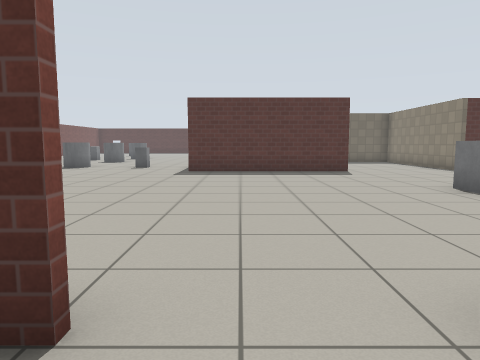
View 1 (above)

24 first-person views from a walk through a robot-simulator world made for Gazebo. The camera is 0.94 m above the floor, tilts 6° down and sees 70° across. The floor is counted in squares, 1 m on a side. Each view is taken from the middle of a square. On the plan, view 1 faces up. The plan holds only what a view shows up to about 12 squares ahead; the rest is blank. Gazebo's built-in surfaces are drawn with simple patterns.

View 2
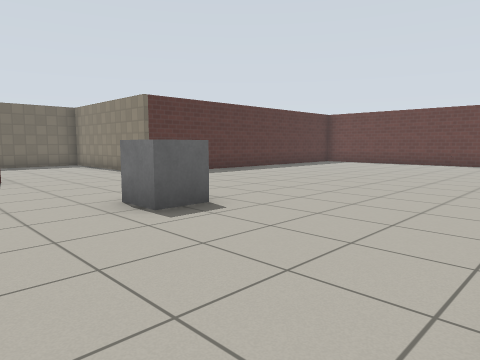

View 3
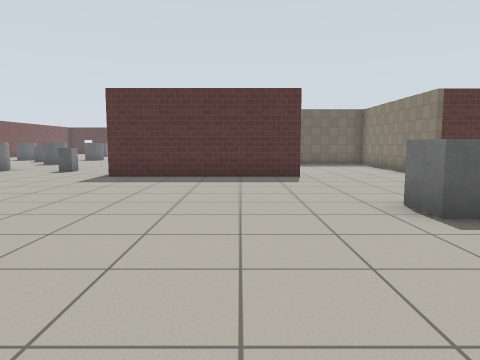

View 4
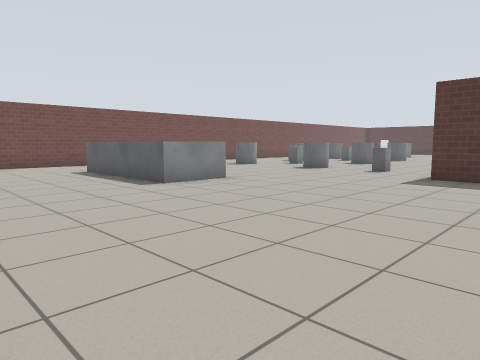

View 5
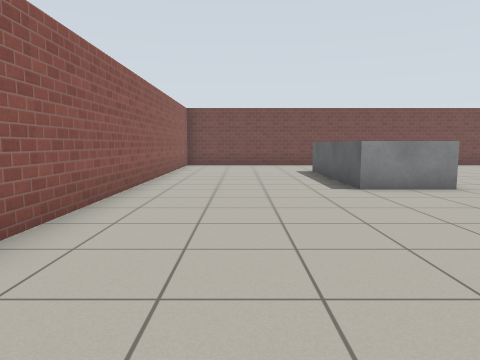

View 6
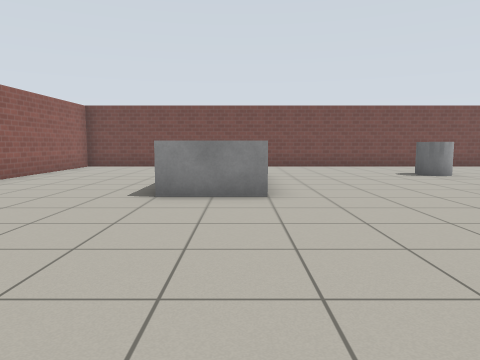

View 7
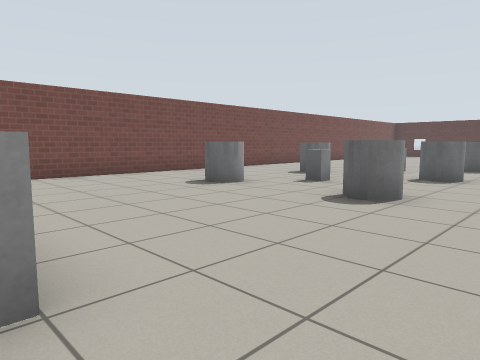

View 8
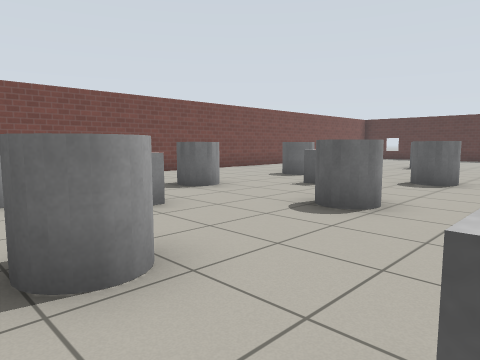

View 9
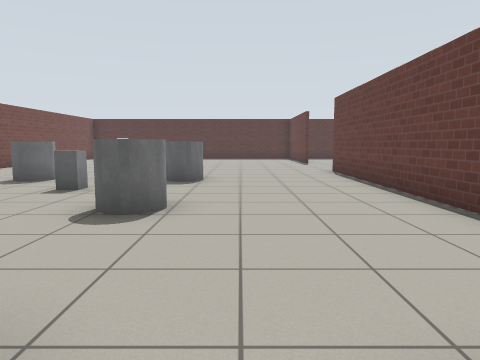

View 10
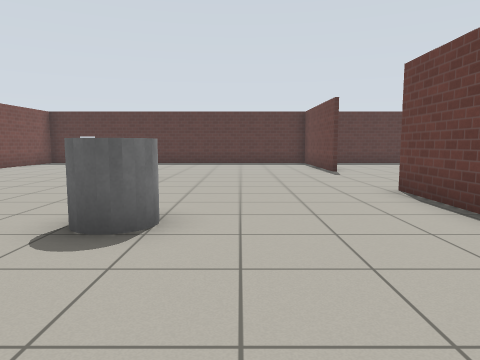

View 11
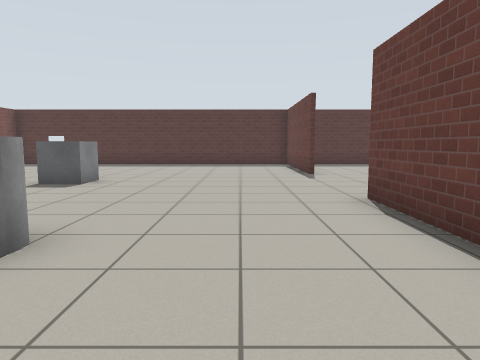

View 12
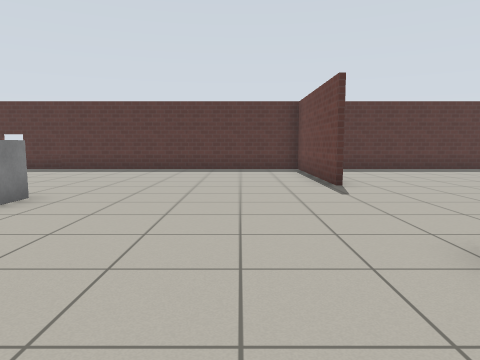

View 13
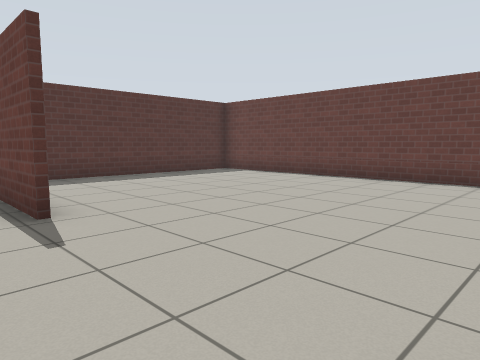

View 14
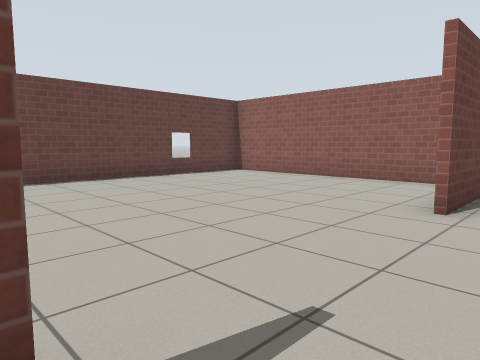

View 15
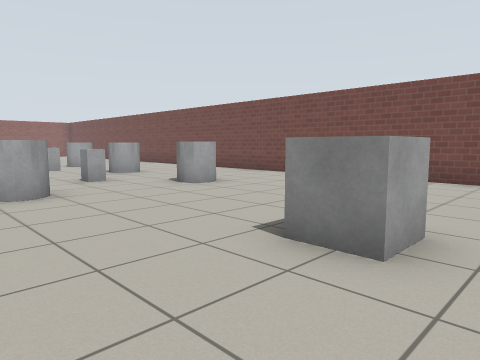

View 16
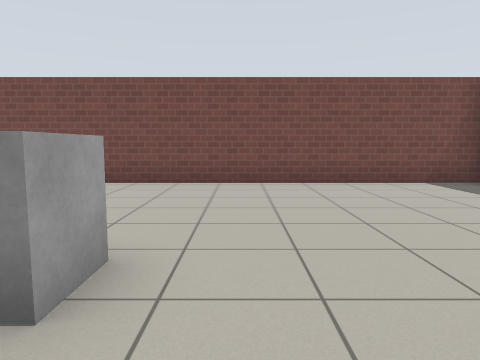

View 17
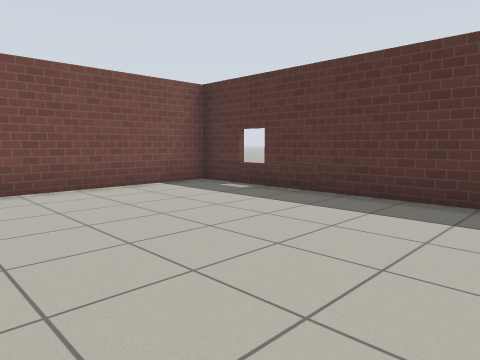

View 18
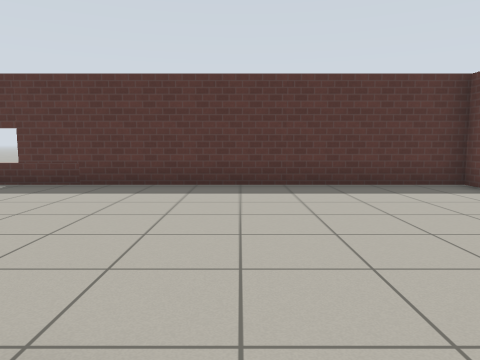

View 19
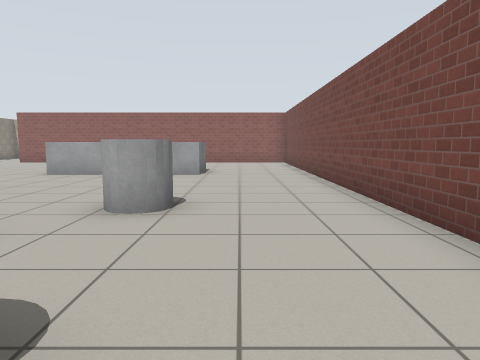

View 20
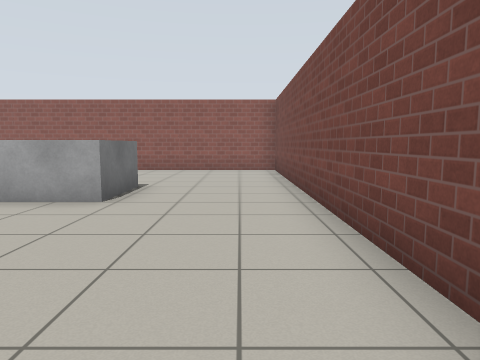

View 21
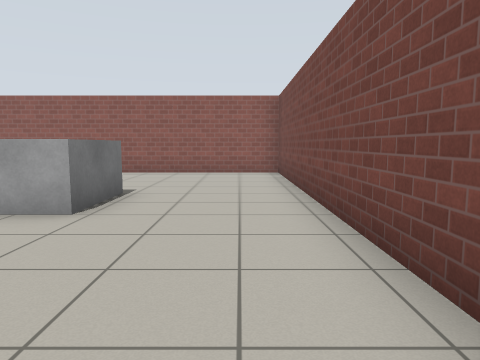

View 22
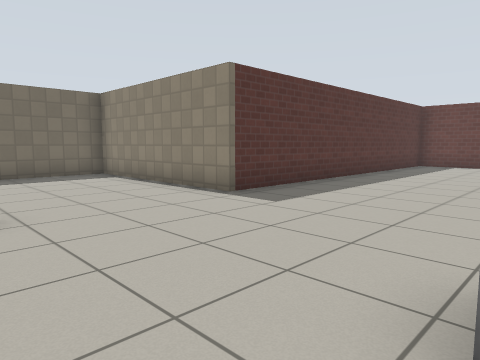

View 23
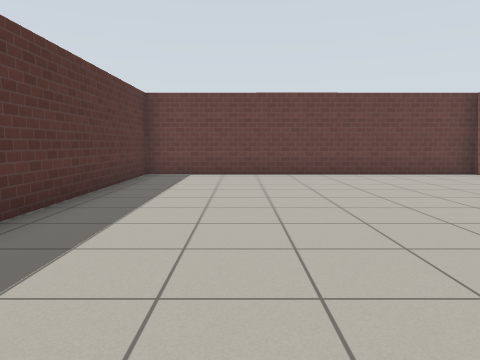

View 24
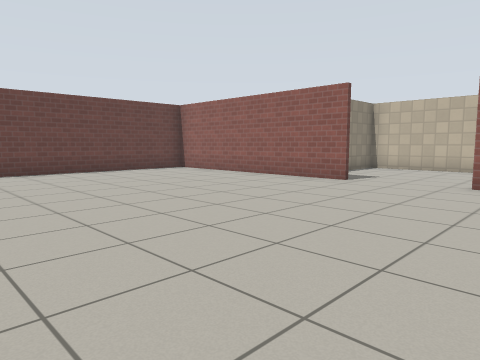

### Floor plan
Key: @ floor where view 1 was taken; # wall or solid block; . floor; D open door; B grey box; C grey cylinder.
Columns run from 15 left of view 1 to 19 right of it. Each row starts with its distance up from view 1.
 35 #######D############
 34 #............# ......
 33 #............#.......#
 32 #............#.......#
 31 #............#.......#
 30 #............#.......#
 29 #....................#
 28 #......B.............#
 27 #......B.............#
 26 #.. .................#
 25 # . .................#
 24 # ...........#.......#
 23 # ...........#.......#
 22 #...CC..CC...#.......#
 21 #............#########
 20 #.....B......#
 19 # ...........#
 18 # ..CC..CC...#      ####
 17 #............       ...#
 16 #.....B......       ...#
 15 #............      ....#
 14 #...CC..CC.B.      ....#
 13 #............      ....#
 12 #............######....############
 11 #.................................#
 10 #.................................#
  9 #.................................#
  8 #...BBBBBB........................#
  7 #...BBBBBB..........B.............D
  6 #...................B.............#
  5 #.................................#
  4 #.................................#
  3 #.................................#
  2 #..........####... ..  ....##... .#
  1 ############  ...      #....####
  0                @        ....
 -1                         ....
 -2                         ....
 -3                          ..
 -4                          ##

Where each view was taken, in squares from view 1:
view 1: 0 up, 0 right, facing up
view 2: 2 up, 2 right, facing up-right
view 3: 2 up, 2 right, facing up
view 4: 2 up, 1 right, facing up-left
view 5: 4 up, 1 right, facing left
view 6: 8 up, 0 right, facing left
view 7: 8 up, 4 left, facing up-left
view 8: 13 up, 4 left, facing up-left
view 9: 13 up, 5 left, facing up
view 10: 18 up, 5 left, facing up
view 11: 19 up, 4 left, facing up
view 12: 22 up, 4 left, facing up
view 13: 25 up, 3 left, facing up-right
view 14: 30 up, 3 left, facing down-right
view 15: 29 up, 5 left, facing down-left
view 16: 29 up, 6 left, facing left
view 17: 29 up, 7 left, facing up-left
view 18: 27 up, 7 left, facing up
view 19: 19 up, 12 left, facing down
view 20: 14 up, 13 left, facing down
view 21: 13 up, 13 left, facing down
view 22: 7 up, 3 right, facing up-right
view 23: 9 up, 8 right, facing right
view 24: 10 up, 7 right, facing down-right
